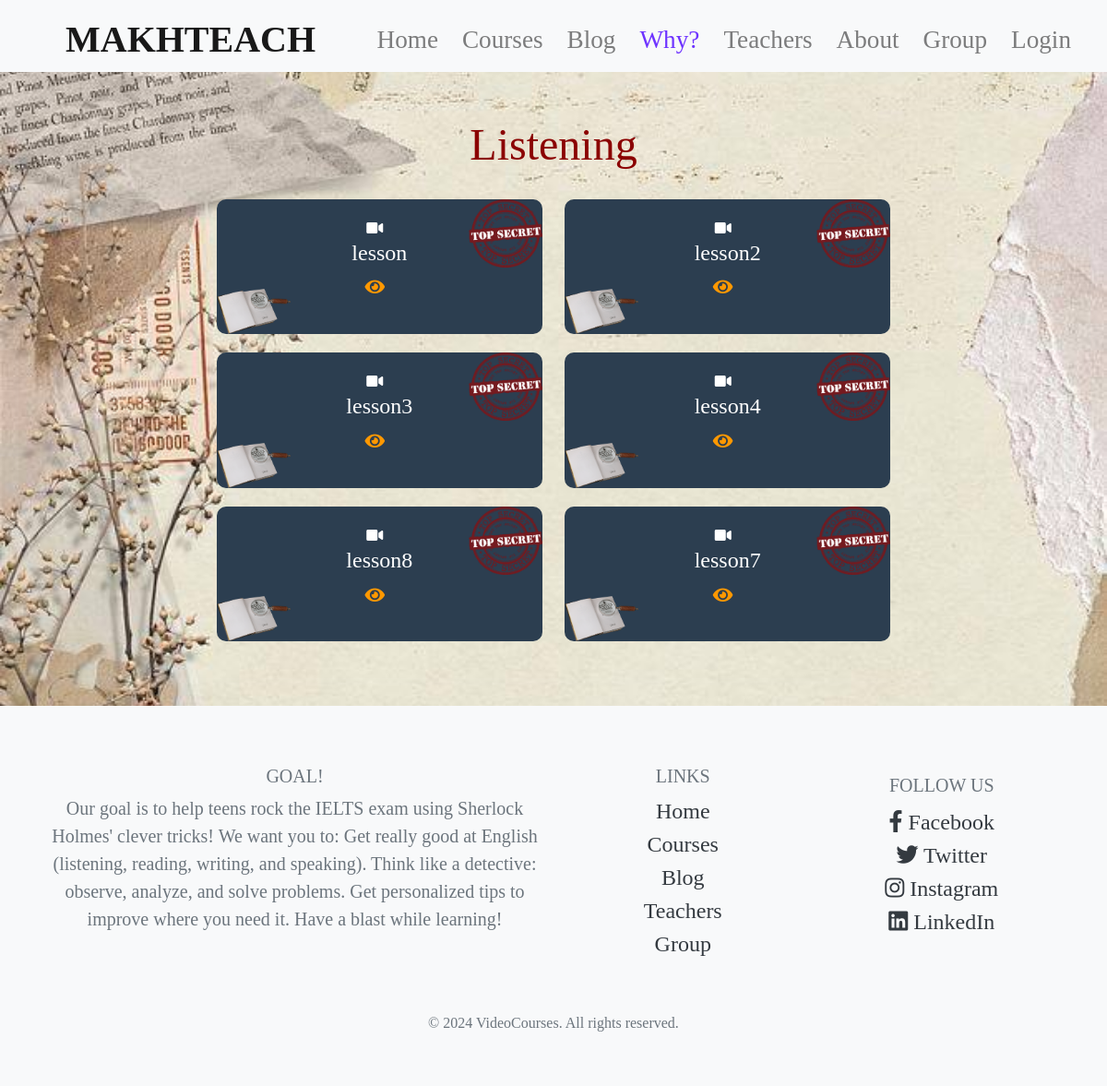
The page /categories/1/ on the database its author committed.
### app_pages/models.py (models this page shows, shortened)
class Category(models.Model):
    course_name = models.CharField(max_length=100)
    views = models.IntegerField(default=0)

class Dars(models.Model):
    number = models.IntegerField()
    name = models.CharField(max_length=100)
    video_url = RichTextField(blank=True)
    video = models.FileField(upload_to='dars_videos/', blank=True, null=True)
    description = models.TextField()
    text = RichTextField()
    file = models.FileField(upload_to='dars_files/')
    likes=models.ManyToManyField(User,related_name='post')
    category = models.ForeignKey(Category, on_delete=models.CASCADE)
    additions=RichTextField(blank=True,null=True)
    view_count=models.IntegerField(default=0)

### app_pages/views.py (the view)
# urls.py: path('categories/<int:pk>/', CategoryDetailView.as_view(), name='category_detail'),
class CategoryDetailView(DetailView):
    model = Category
    template_name = 'category_detail.html'
    context_object_name = 'category'
    def get_context_data(self, **kwargs):
        context = super().get_context_data(**kwargs)
        context['dars_list'] = self.object.dars_set.all()  # Get all Dars related to this category
        return context

### templates/category_detail.html (shortened to what this page needs)
{% extends 'base.html' %}
{% load static %}
{% block content %}
    <div class="category-details">
        <h1>{{ category.course_name }}</h1>
        {% for dars in dars_list %}
            <a href="{% url 'dars_detail' dars.pk %}">
                <div class="dars-card">
                    <i class="fas fa-video icon"></i>
                    <h3>{{ dars.name }}</h3>
                    <p>
                        <i class="fa fa-eye icon views-icon"></i> {{ dars.views }}
                    </p>
                </div>
            </a>
        {% endfor %}
    </div>
{% endblock %}

### templates/base.html (style rules this page uses)
body { font-family: 'Special Elite', cursive; background-color: #eaeaea; display: flex; flex-direction: column; min-height: 100vh; margin: 0; }
body { margin: 0; padding: 0; }

### rows shown on the page
Category: course_name "Listening"
Dars: name "lesson"
Dars: name "lesson2"
Dars: name "lesson3"
Dars: name "lesson4"
Dars: name "lesson8"
Dars: name "lesson7"
